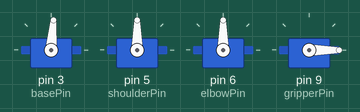
This sketch was run on a simulated Arduino Nano, built with avr-gcc and run on an emulated ATmega328P. Parts: 4 × servo. What the sketch prints to the serial monitor is not drawn.

Above: at 2.18 s.
At 5.9 s:
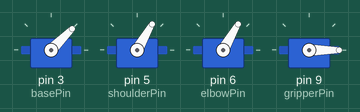
At 14.8 s:
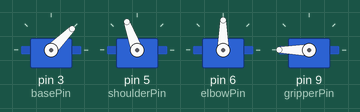
At 18.0 s:
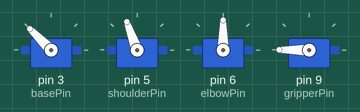
At 21.0 s:
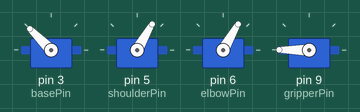
At 31.3 s:
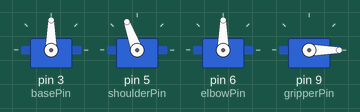
Timing chart, 0 to 40.0 s (numbered marks = the images above):
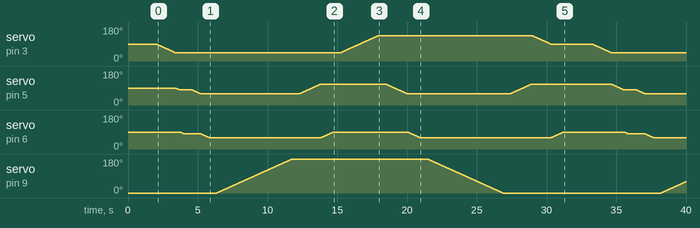

The sketch:

AutomaticePickAndPlace.ino
```cpp
/*
 * 🦾 Yujai Bot - Automatic Pick & Place (Arduino Nano Version) by H Mohammed Yusuf
 * * Logic:
 * 1. Start at Home Position
 * 2. Move to Pick Location (Hover -> Lower)
 * 3. Grab Object
 * 4. Lift & Move to Place Location
 * 5. Drop Object
 * 6. Return Home
 * * Author: You (The Engineer)
 */

#include <Servo.h> // ✅ Changed back to Standard Servo library for Nano

// Create Servo Objects
Servo base;
Servo shoulder;
Servo elbow;
Servo gripper;

// --- ⚙️ PIN CONFIGURATION (Nano PWM Pins) ---
const int basePin = 3;      // Nano D3
const int shoulderPin = 5;  // Nano D5
const int elbowPin = 6;     // Nano D6
const int gripperPin = 9;   // Nano D9

// --- 📍 COORDINATES (Tune these values!) ---

// 1. HOME Position (Safe Resting State)
int homeBase = 90;
int homeShoulder = 90;
int homeElbow = 90;
int homeGripper = 0;   // 0 = Open

// 2. PICK Position (Where the object is)
int pickBase = 45;     // Rotate to the object
int pickShoulder = 60; // Reach forward
int pickElbow = 60;    // Lower arm
int pickGripper = 180; // 180 = Closed (Grab)

// 3. PLACE Position (Where to drop it)
int placeBase = 135;   // Rotate to other side
int placeShoulder = 60;
int placeElbow = 60;
int placeGripper = 0;  // Open to drop

// Speed Delay (Lower = Faster, Higher = Smoother)
int speedDelay = 30;

void setup() {
  Serial.begin(9600);

  // Attach Servos
  base.attach(basePin);
  shoulder.attach(shoulderPin);
  elbow.attach(elbowPin);
  gripper.attach(gripperPin);

  Serial.println("🤖 Yujai Bot Initialized!");
  Serial.println("Moving to Home Position...");

  // Start at Home
  base.write(homeBase);
  shoulder.write(homeShoulder);
  elbow.write(homeElbow);
  gripper.write(homeGripper);

  delay(2000); // Wait for you to get ready
}

void loop() {
  Serial.println("--- Starting Cycle ---");

  // Step 1: Open Gripper & Go to Pick Approach (Hover)
  Serial.println("Moving to Pick...");
  smoothMove(base, pickBase);
  // Keep arm slightly up before diving down
  smoothMove(shoulder, pickShoulder + 20);
  smoothMove(elbow, pickElbow + 20);
  smoothMove(gripper, 0); // Open Gripper
  delay(500);

  // Step 2: Dive Down
  Serial.println("Grabbing...");
  smoothMove(shoulder, pickShoulder);
  smoothMove(elbow, pickElbow);
  delay(500);

  // Step 3: GRAB!
  smoothMove(gripper, pickGripper); // Close
  delay(500); // Ensure grip is tight

  // Step 4: Lift Up (Important! Don't drag the object)
  Serial.println("Lifting...");
  smoothMove(shoulder, 110); // Lift shoulder high
  smoothMove(elbow, 90);
  delay(500);

  // Step 5: Move to Place Location
  Serial.println("Moving to Place...");
  smoothMove(base, placeBase);
  delay(500);

  // Step 6: Lower Arm to Drop
  Serial.println("Dropping...");
  smoothMove(shoulder, placeShoulder);
  smoothMove(elbow, placeElbow);
  delay(500);

  // Step 7: DROP!
  smoothMove(gripper, placeGripper); // Open
  delay(500);

  // Step 8: Lift & Return Home
  Serial.println("Returning Home...");
  smoothMove(shoulder, 110); // Lift first
  smoothMove(base, homeBase);
  smoothMove(elbow, homeElbow);

  Serial.println("Cycle Complete. Waiting...");
  delay(2000); // Wait 2 seconds before repeating
}

// --- 🧈 SMOOTH MOVEMENT FUNCTION ---
// Makes the robot look professional, not jerky
void smoothMove(Servo &servo, int targetAngle) {
  int currentAngle = servo.read();

  if (currentAngle < targetAngle) {
    for (int i = currentAngle; i <= targetAngle; i++) {
      servo.write(i);
      delay(speedDelay); // Speed control
    }
  } else {
    for (int i = currentAngle; i >= targetAngle; i--) {
      servo.write(i);
      delay(speedDelay);
    }
  }
}
```
